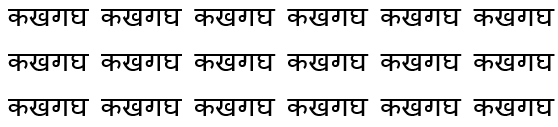
%> input picture TestingData/hello.PNG, 558 x 127 px
$ octave getTrainingDataForCharacter.m   (GNU Octave 9; MATLAB toolbox functions it lacks are replaced by stand-ins)
%> lines starting %> are read from the running program, lines starting %| are printed output that depends on the picture; in (x1, y1, x2, y2) boxes, pixels count from 0 and x2, y2 are one past the last pixel; in counts of white or black regions, pixels touching at a corner belong together; the program's own positions count from 1
### getLines.m
function [ lines , line_count ] = getLines( I )
%GETLINES Summary of this function goes here
%   Returns the image of the lines and the number of lines found in the
%   image

%% determine size of image
[rows,cols]=size(I);

%% plotting horizontal histogram
h_hist = zeros(rows,1);
for i=1:rows
    for j=1:cols
        if(I(i,j)==0)
            h_hist(i)=h_hist(i)+1;
        end
    end
end

%% seperating lines
line_count=1;
start_row=1;
current_row=1;
while(current_row<=rows)
    if(h_hist(current_row)==0 && current_row-start_row>2 && h_hist(current_row-3)==0)
        end_row=current_row;
        lines(line_count)={I(start_row:end_row,:)};
        line_count=line_count+1;
        start_row=end_row+1;
    end
    if(current_row==rows && current_row-start_row>2)
        lines(line_count)={I(start_row:rows,:)};
    end
    if(h_hist(current_row)==0 && current_row-start_row==1)
        start_row=current_row;
    end
    current_row=current_row+1;
end

line_count=length(lines);

%% testing detected lines
%%for i=1:length(lines)
    %%figure,imshow(lines{i});
%%end

end

### getWords.m
function [ words , word_count ] = getWords(I)
%GETWORDS Summary of this function goes here
%   Returns the image of words and the wordcount found in a single line

%% getting size of image
[rows,cols]=size(I);

%% plotting vertical histogram
v_hist=zeros(1,cols);
for i=1:cols
    for j=1:rows
        if(I(j,i)==0)
            v_hist(i)=v_hist(i)+1;
        end
    end
end

%% seperating words
word_count=1;
start_col=1;
current_col=1;
while(current_col<=cols)
    if(v_hist(current_col)==0 && current_col-start_col>3)
        end_col=current_col;
        words(word_count)={I(:,start_col:end_col)};
        word_count=word_count+1;
        start_col=end_col+1;
    end
    if(current_col==cols && current_col-start_col>3)
        words(word_count)={I(:,start_col:cols)};
    end
    if(v_hist(current_col)==0)
        start_col=current_col;
    end
    current_col=current_col+1;
end

%% testing seperated words
%%for i=1:length(words)
    %%figure,imshow(words{i});
%%end


end

### getTrainingDataForCharacter.m
%% Select image of chatacter to be added to the dataset
[filename , pathname] = uigetfile({'*.png';'*.jpg'},'File Selector');
%> the answer given: TestingData/hello.PNG
I=imread(strcat(pathname, filename));
%> I is the input picture: size 127x558x3 uint8; min 0, max 255, mean 218.5
figure,imshow(I);
I=im2bw(I,0.9);
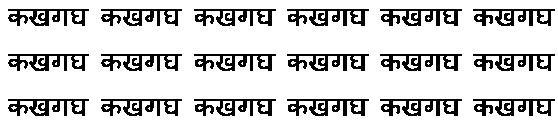
%> I: size 127x558 logical; 82.3% white; 18 black regions, largest, box (x1, y1, x2, y2) and area: (380, 9, 462, 26) 716, (380, 54, 462, 71) 716, (380, 99, 462, 116) 716

%% Input class of the image from user
class=inputdlg('Character class?','Select Character Class');
%> the answer given: 3
class=str2num(class{1});

%% Extract data for multiple images of same charcter
[lines,line_count]=getLines(I);
%> after the loop in getLines, `for i=1:rows`: h_hist = 127 values, max 490 at index 10, min 0 at index 1, mean 98.62
%> after the loop in getLines, `while(current_row<=rows)`: current_row = 128; end_row = 120; line_count = 4; lines = 3 items; start_row = 127
%> in getLines, `line_count=length(lines);`: line_count = 3
%> lines = 3 items; line_count = 3
total_words=0;
total_chars=0;
char_counter=0;
for i=1:length(lines)
    [words,word_count]=getWords(lines{i});
    total_words=total_words+word_count;
    for j=1:length(words)
        [chars,char_count]=getChars(words{j});
        total_chars=total_chars+char_count;
        for k=1:length(chars)
            char_counter=char_counter+1;
            X_new(char_counter,:)=extractData(chars{k});
        end
    end
end
%> this loop made 3 passes
%> total_words on passes 1 to 3: 7, 14, 21
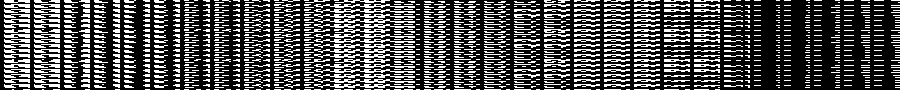
%> X_new: size 90x900 double; values 0 (black) and 1 (white), 30.7% white in thin lines or dots
%> after the loop, char_counter = 90; total_chars = 90

%% Add data to dataset
Y_new=zeros(size(X_new,1),36);
for i=1:size(Y_new,1);
    Y_new(i,class)=1;
end
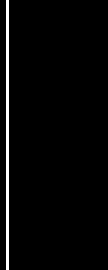
%> Y_new: size 90x36 double (shown 3 times larger); values 0 (black) and 1 (white), 2.8% white in thin lines or dots, all inside (x1, y1, x2, y2) = (2, 0, 3, 90)

if exist('test_data_test.mat')

load('test_data_test.mat');
X=[X;X_new];
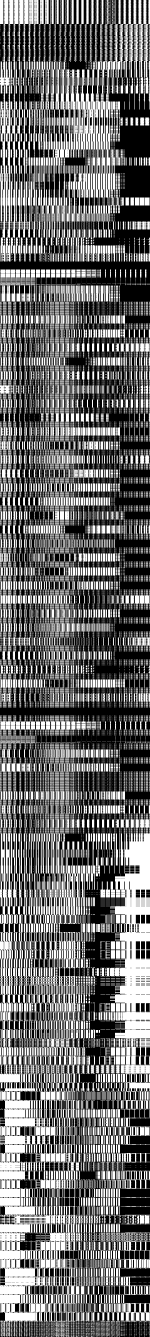
%> X: size 8019x900 double (shown at 1/6 size); values 0 (black) and 1 (white), 42.3% white; 48815 white regions (39257 under 20 px), largest, box (x1, y1, x2, y2) and area: (0, 6282, 900, 7932) 446582, (600, 5000, 900, 6069) 160788, (169, 5000, 493, 6069) 146301
load('test_output_test.mat');
Y=[Y;Y_new];

save('test_data_test.mat','X','-append');
save('test_output_test.mat','Y','-append');

else
    X=X_new;
    Y=Y_new;
    save('test_data_test.mat','X');
    save('test_output_test.mat','Y');
end

msgbox('Successfully added to dataset');
